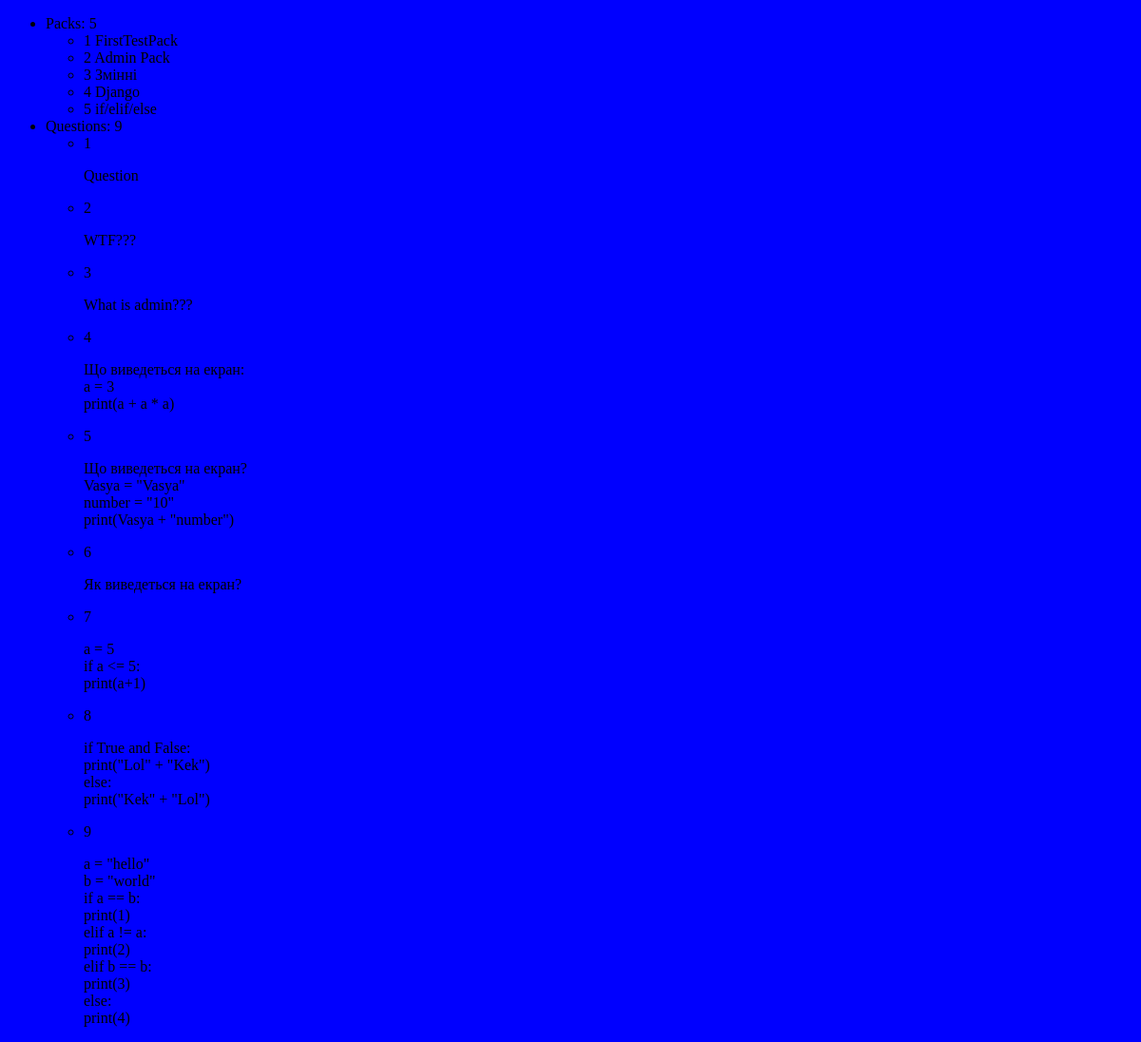
The app's page /catalog/, older data.
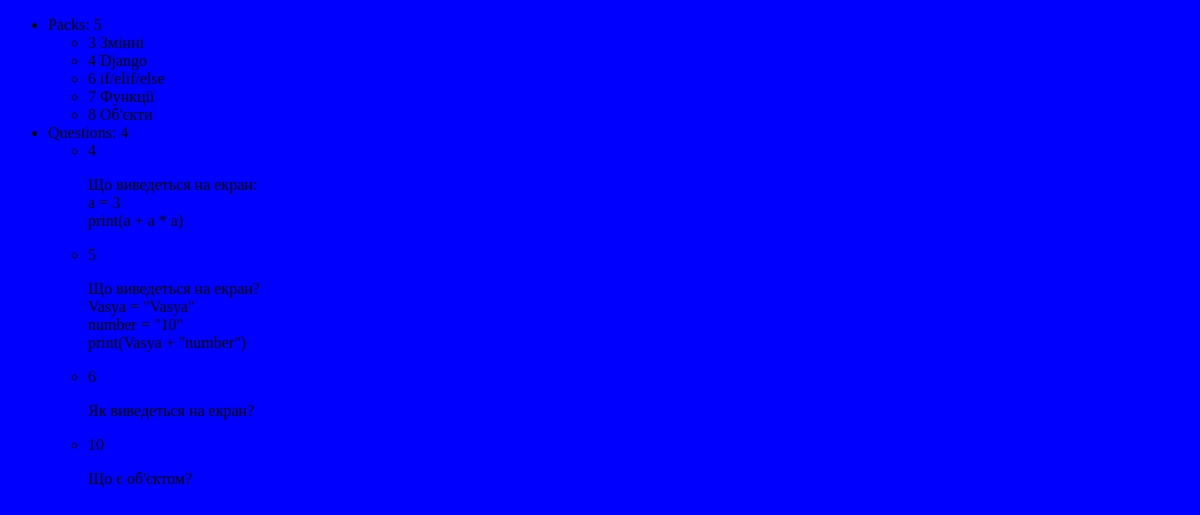
The same page, newer data.
### catalog/models.py (models this page shows, shortened)
class Pack(models.Model):
    name = models.CharField(max_length=50, default="PackName", help_text="Name of pack")
    reward = models.IntegerField(default=0, help_text="Reward in Paisons")
    difficulty = models.IntegerField(default=0, help_text="Difficult of pack")

class Question(models.Model):
    quest_pack = models.ForeignKey(Pack, default=0, on_delete=models.CASCADE)
    question = models.TextField(max_length=1000, default="Question", help_text="Question`s text")
    answers_json = models.CharField(max_length=300, default="answers", help_text="List of answers converted to json")
    index_of_correct = models.IntegerField(default=0, help_text="Index of correct answer")
    count_of_correct = models.IntegerField(default=0, help_text="Count of correct answers")
    count_of_incorrect = models.IntegerField(default=0, help_text="Count of incorrect answers")

### catalog/views.py (the view)
# urls.py: path("", views.index, name="index"),
def index(request):
    count_of_packs = Pack.objects.all().count()
    packs = Pack.objects.all()
    count_of_questions = Question.objects.all().count()
    questions = Question.objects.all()
    return render(request, "index.html",
                  context={"count_of_packs": count_of_packs,
                           "count_of_questions": count_of_questions,
                           "packs": packs,
                           "questions": questions})

### catalog/templates/index.html (shortened to what this page needs)
{% extends "base.html" %}
{% block link %}
{% load static %}
<link rel="stylesheet" href="{% static 'css/index.css' %}" style="text/css">
{% endblock %}
{% block content %}
<ul>
    <li>Packs: {{ count_of_packs }}
        <ul>
        {% for pack in packs %}
            <li>{{pack.id}}  {{pack.name}}</li>
        {% endfor %}
        </ul>
    </li>
    <li>Questions: {{ count_of_questions }}
        <ul>
            {% for question in questions %}
                <li>{{question.id}}  {{question.question|linebreaks}}</li>
            {% endfor %}
        </ul>
    </li>
</ul>
{% endblock %}

Row changes from the older to the newer data that the page shows:
removed Pack: id "1", name "FirstTestPack"
removed Pack: id "2", name "Admin Pack"
removed Pack: id "5", name "if/elif/else"
removed Question: id "1", question "Question"
removed Question: id "2", question "WTF???"
removed Question: id "3", question "What is admin???"
removed Question: id "7", question "a = 5 if a <= 5: print(a+1)"
removed Question: id "8", question "if True and False: print(\"Lol\" + \"Kek\") else: print(\"Kek\" + \"Lol\")"
removed Question: id "9", question "a = \"hello\" b = \"world\" if a == b: print(1) elif a != a: print(2) elif b == b: print(3) else: print(4)"
added Pack: id "6", name "if/elif/else"
added Pack: id "7", name "Функції"
added Pack: id "8", name "Об'єкти"
added Question: id "10", question "Що є об'єктом?"
Text that changed along with them:
{{ count_of_questions }}: "9" → "4"
